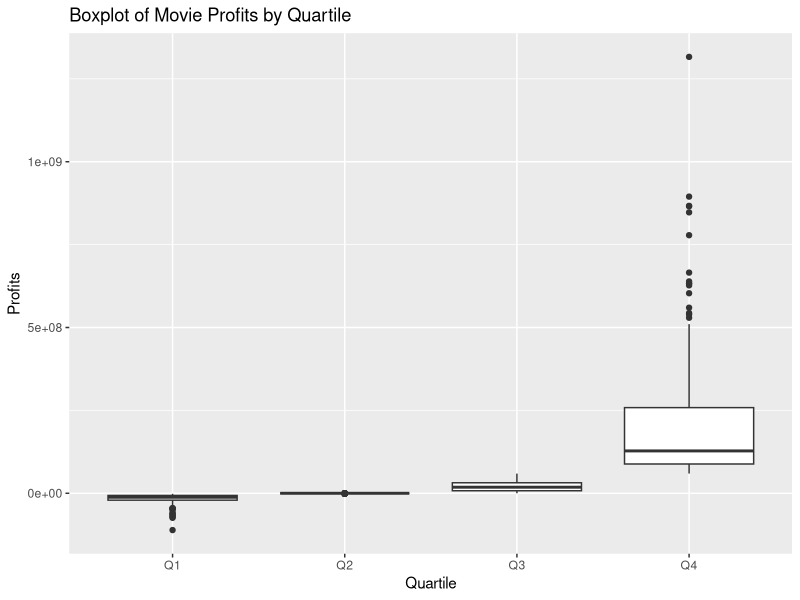
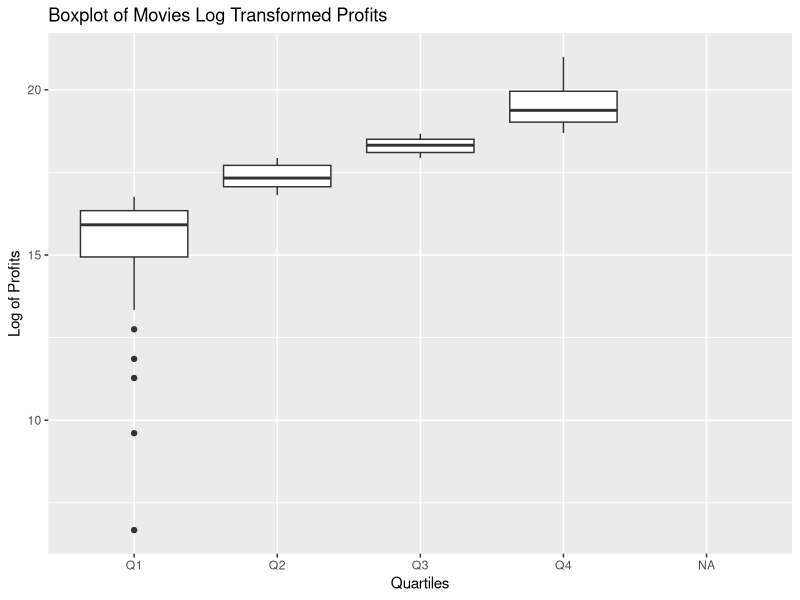
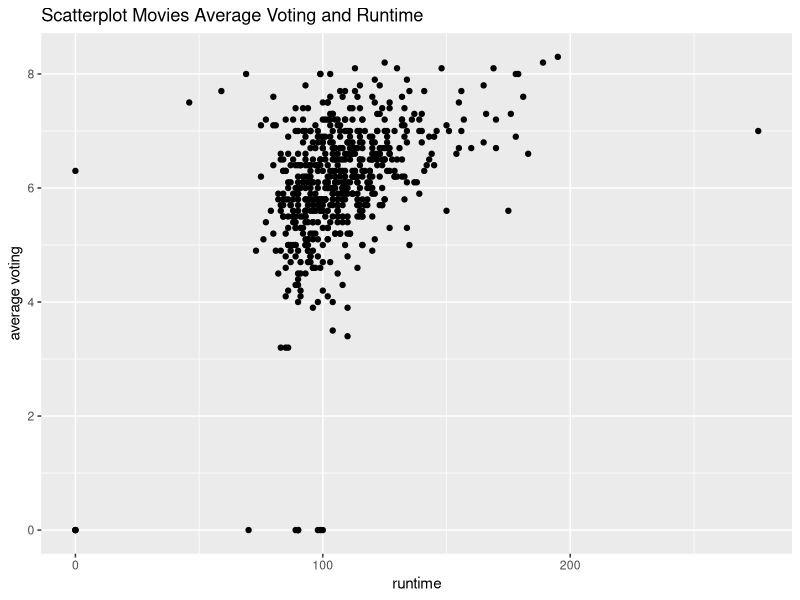

Source code (R) for these figures, in order:
## ---- chunk 1
knitr::opts_chunk$set(echo = TRUE)
## ---- chunk 2
install.packages("readr", "tidyverse")
library(readr)
movies2 = read_tsv("movies2.tsv")
#Here I am computing the number of observations, variables and subjects
ncol(movies2)
nrow(movies2)
## ---- chunk 3
#Here I am looking at the head of the dataset to determine whether the variables are nominal, ordinal, interval or ratio
head(movies2)
## ---- chunk 4
#Here I am making a new variable called profits
library(tidyr)
library(tidyverse)
movies2 = movies2 %>%
  mutate(profits = revenue -budget)
#Here I am computing the minimum, maximum and mean values of the variable profits
summary(movies2$profits)
## ---- chunk 5
#Here I am making a seperate dataset with 1 variable and 1 observation to see which movie has the highest profits and how much it is.
max_profit_movie = movies2[which.max(movies2$profits), "title"]
print(max_profit_movie)
max_profit = max(movies2$profits)

#Here I am doing the same thing as above but then for the lowest profits
min_profit_movie = movies2[which.min(movies2$profits), "title"]
print(min_profit_movie)
min_profit = min(movies2$profits)
## ---- chunk 6
#Here I am dividing the profits into quartiles as I have to plot a boxplot
movies2$quartile = cut(movies2$profits, breaks = quantile(movies2$profits, probs = c(0, 0.25,0.5, 0.75, 1)), labels = c("Q1", "Q2", "Q3", "Q4"), include.lowest = T)

#Here I am plotting a boxplot for the profits with quartiles
library(ggplot2)

ggplot(movies2, aes(x = quartile, y = profits)) + 
  geom_boxplot() + 
  labs(title = "Boxplot of Movie Profits by Quartile", x = "Quartile", y = "Profits")
  

## ---- chunk 7
#Here I make a new variable with the log transformed profits
movies2 = movies2 %>%
  mutate(log_profits = log(profits))
#Here I compute the mean but we were not sure to remove the NAs or not so in the first one we did not remove it and in the second we did to see if we would get different answers
mean(movies2$log_profits)
mean(movies2$log_profits, na.rm = T)

## ---- chunk 8
#Here I put NA instead of the profits that are negative or equal to 0, then I used the same code as before to calculate the logs and then I calculated the mean of the logs of the profits again.
movies2$profits = ifelse(movies2$profits <= 0 , NA, movies2$profits)
movies2 = movies2 %>%
  mutate(log_profits = log(profits))
mean(movies2$log_profits, na.rm = T)

#As I have to make a boxplot, I first divided the logs into quartiles
movies2$quartiles = cut(movies2$log_profits, breaks = quantile(movies2$log_profits, probs = c(0, 0.25,0.5, 0.75, 1), na.rm = T), labels = c("Q1", "Q2", "Q3", "Q4"), include.lowest = T)

# Here I am plotting the boxplot with the log transformed profits with quartiles
ggplot(movies2, aes(x = quartiles, y = log_profits)) + 
  geom_boxplot() + 
  labs(title = "Boxplot of Movies Log Transformed Profits", x = "Quartiles", y = "Log of Profits")
## ---- chunk 9
#Here I plot a scatterplot with runtime on x-axis and on the y-axis the vote average

ggplot(movies2, aes(x = runtime, y = vote_average)) + 
  geom_point() + 
  labs(title = "Scatterplot Movies Average Voting and Runtime", x = "runtime", y = "average voting")

## ---- chunk 10
#WRITE YOUR CODE HERE

## ---- chunk 11
#WRITE YOUR CODE HERE

## ---- chunk 12
#WRITE YOUR CODE HERE

## ---- chunk 13
#WRITE YOUR CODE HERE

## ---- chunk 14
#WRITE YOUR CODE HERE

## ---- chunk 15
#WRITE YOUR CODE HERE

## ---- chunk 16
#WRITE YOUR CODE HERE

## ---- chunk 17
#WRITE YOUR CODE HERE


## ---- chunk 18
#WRITE YOUR CODE HERE


## ---- chunk 19
#WRITE YOUR CODE HERE


## ---- chunk 20
#WRITE YOUR CODE HERE


## ---- chunk 21
#WRITE YOUR CODE HERE


## ---- chunk 22
#WRITE YOUR CODE HERE


## ---- chunk 23
#WRITE YOUR CODE HERE


## ---- chunk 24
#WRITE YOUR CODE HERE

## ---- chunk 25
#WRITE YOUR CODE HERE

## ---- chunk 26
#WRITE YOUR CODE HERE

## ---- chunk 27
#WRITE YOUR CODE HERE

## ---- chunk 28
#WRITE YOUR CODE HERE

## ---- chunk 29
#WRITE YOUR CODE HERE

## ---- chunk 30
#WRITE YOUR CODE HERE

## ---- chunk 31
#WRITE YOUR CODE HERE

## ---- chunk 32
#WRITE YOUR CODE HERE

## ---- chunk 33
#WRITE YOUR CODE HERE

## ---- chunk 34
#WRITE YOUR CODE HERE

## ---- chunk 35
#WRITE YOUR CODE HERE

## ---- chunk 36
#WRITE YOUR CODE HERE

## ---- chunk 37
#WRITE YOUR CODE HERE

## ---- chunk 38
#WRITE YOUR CODE HERE

## ---- chunk 39
#WRITE YOUR CODE HERE

